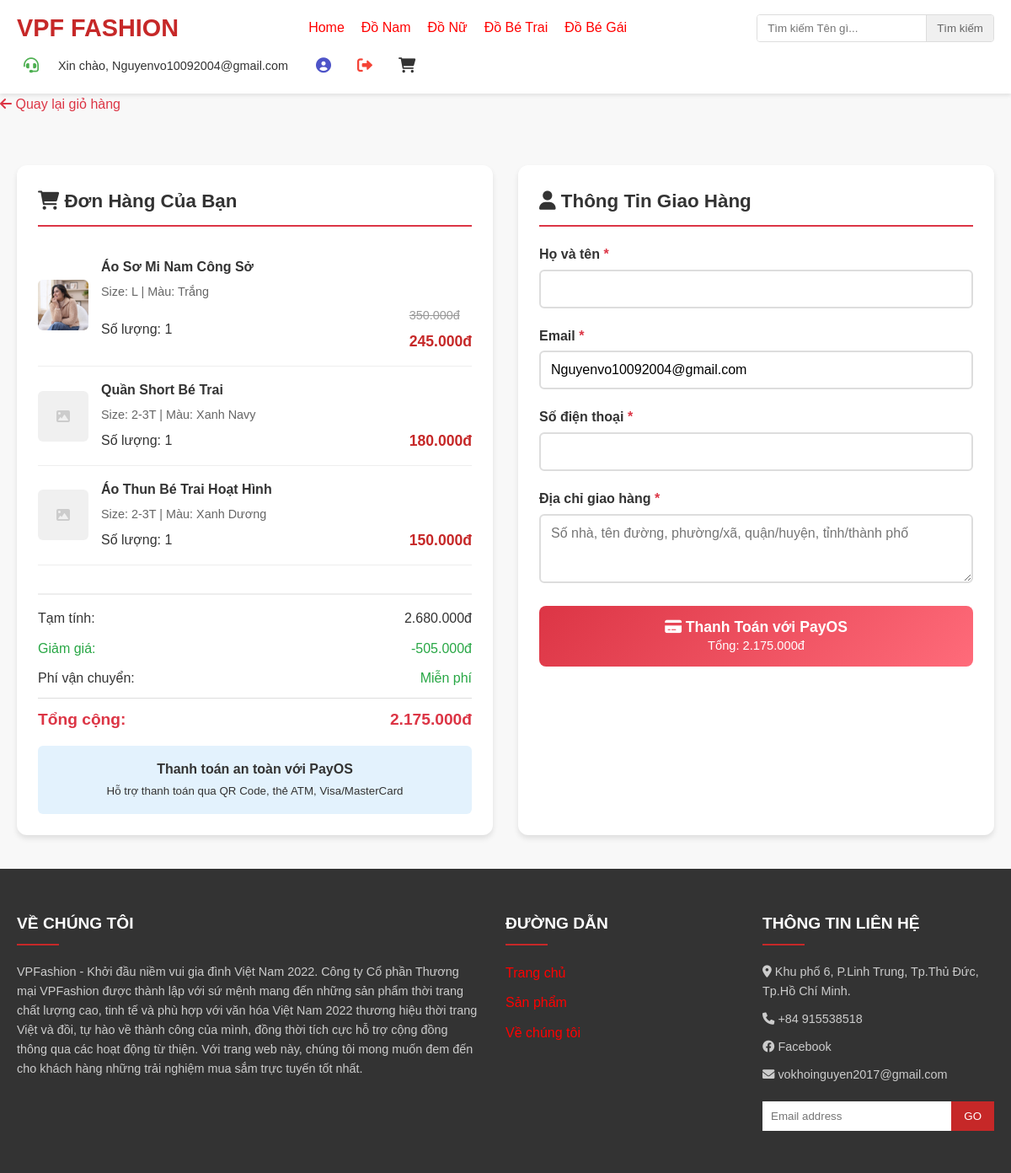
Page /payment/checkout.php (signed in) on the committed database.
### tables this page shows
CREATE TABLE `cart_items` (
  `id` int(11) NOT NULL,
  `cart_id` int(11) NOT NULL,
  `variant_id` int(11) NOT NULL,
  `quantity` int(11) DEFAULT 1,
  `added_at` datetime DEFAULT current_timestamp()
);

CREATE TABLE `products` (
  `id` int(11) NOT NULL,
  `name` varchar(255) NOT NULL,
  `category` varchar(100) DEFAULT NULL,
  `description` text DEFAULT NULL,
  `price` decimal(10,2) NOT NULL,
  `brand` varchar(100) DEFAULT NULL,
  `image` varchar(255) DEFAULT NULL,
  `created_at` datetime DEFAULT current_timestamp(),
  `updated_at` datetime DEFAULT current_timestamp() ON UPDATE current_timestamp()
);

CREATE TABLE `product_variants` (
  `id` int(11) NOT NULL,
  `image` varchar(255) DEFAULT NULL,
  `stock` int(11) DEFAULT 10,
  `size` varchar(50) DEFAULT NULL,
  `color` varchar(50) DEFAULT NULL,
  `created_at` datetime DEFAULT current_timestamp(),
  `updated_at` datetime DEFAULT current_timestamp() ON UPDATE current_timestamp(),
  `product_id` int(11) DEFAULT NULL
);

CREATE TABLE `users` (
  `id` int(11) NOT NULL,
  `email` varchar(50) NOT NULL,
  `password` varchar(255) NOT NULL,
  `timestamp` timestamp NULL DEFAULT current_timestamp(),
  `role` enum('admin','client') NOT NULL DEFAULT 'client',
  `first_name` varchar(100) DEFAULT NULL,
  `last_name` varchar(100) DEFAULT NULL,
  `phone` varchar(20) DEFAULT NULL,
  `address` text DEFAULT NULL
);

### cart/functions.php (called while the page is built, shortened)
<?php
require_once __DIR__ . '/../includes/discount_functions.php';
function getCartIdentifier()
{
    if (isset($_SESSION['user_id'])) {
        return ['type' => 'user', 'id' => $_SESSION['user_id']];
    } else {
        if (!isset($_SESSION['cart_id'])) {
            $_SESSION['cart_id'] = session_id();
        }
        return ['type' => 'session', 'id' => $_SESSION['cart_id']];
    }
}
function getCartItems($pdo)
{
    $cartId = getCartIdentifier();
    if ($cartId['type'] === 'user') {
        $stmt = $pdo->prepare("
            SELECT ci.*, p.id as product_id, p.name, p.price, p.image, p.category, p.brand,
                   pv.stock, pv.size as variant_size, pv.color as variant_color
            FROM cart_items ci
            JOIN cart c ON ci.cart_id = c.id
            JOIN product_variants pv ON ci.variant_id = pv.id
            JOIN products p ON pv.product_id = p.id
            WHERE c.user_id = ?
            ORDER BY ci.added_at DESC
        ");
        $stmt->execute([$cartId['id']]);
    }
    $cartItems = $stmt->fetchAll();
    foreach ($cartItems as &$item) {
        $discountInfo = calculateDiscountedPrice($pdo, $item['product_id'], $item['price']);
    }
    return $cartItems;
}

### includes/discount_functions.php (called while the page is built, shortened)
<?php
function getProductDiscounts($pdo, $product_id)
{
    $stmt = $pdo->prepare("
        SELECT d.*
        FROM discounts d
        JOIN product_discounts pd ON d.id = pd.discount_id
        WHERE pd.product_id = ?
        AND d.active = 1
        AND d.start_date <= NOW()
        AND d.end_date >= NOW()
        ORDER BY d.discount_percent DESC, d.discount_amount DESC
    ");
    $stmt->execute([$product_id]);
    return $stmt->fetchAll();
}
function calculateDiscountedPrice($pdo, $product_id, $original_price)
{
    $discounts = getProductDiscounts($pdo, $product_id);
    if (empty($discounts)) {
        return [
            'discounted_price' => $original_price,
            'discount_amount' => 0,
            'discount_percent' => 0,
            'has_discount' => false,
            'discount_info' => null
        ];
    }
    $discount = $discounts[0];
    $discountedPrice = $original_price;
    $discountAmount = 0;
    $discountPercent = 0;
    if ($discount['discount_percent']) {
        $discountPercent = $discount['discount_percent'];
        $discountAmount = ($original_price * $discountPercent) / 100;
        $discountedPrice = $original_price - $discountAmount;
    } elseif ($discount['discount_amount']) {
        $discountAmount = min($discount['discount_amount'], $original_price);
        $discountedPrice = $original_price - $discountAmount;
        $discountPercent = ($discountAmount / $original_price) * 100;
    }
    return [
        'discounted_price' => max(0, $discountedPrice),
        'discount_amount' => $discountAmount,
        'discount_percent' => $discountPercent,
        'has_discount' => true,
        'discount_info' => $discount
    ];
}

### payment/checkout.php (the view, shortened to what this page needs)
<?php
require_once '../includes/db.php';
require_once '../cart/functions.php';
$cartItems = getCartItems($pdo);
$subtotal = 0;
$totalDiscount = 0;
foreach ($cartItems as $item) {
    $originalPrice = $item['price'] * $item['quantity'];
    $discountedPrice = $item['final_price'] * $item['quantity'];
    $subtotal += $originalPrice;
    $totalDiscount += ($originalPrice - $discountedPrice);
}
$total = $subtotal - $totalDiscount;
$stmt = $pdo->prepare("SELECT email, first_name, last_name, phone, address FROM users WHERE id = ?");
$stmt->execute([$_SESSION['user_id']]);
$user = $stmt->fetch();
?>
<!DOCTYPE html>
<html lang="vi">
<head>
    <link rel="stylesheet" href="/FirstWebsite/style.css">
    <link rel="stylesheet" href="https://cdnjs.cloudflare.com/ajax/libs/font-awesome/6.0.0-beta3/css/all.min.css">
</head>
<body>
    <?php include '../includes/header.php'; ?>
    <div class="container">
        <a href="/FirstWebsite/cart/index.php" class="back-to-cart">
            <i class="fas fa-arrow-left"></i> Quay lại giỏ hàng
        </a>
        <div class="checkout-container">
            <div class="checkout-section">
                <h2 class="section-title">
                    <i class="fas fa-shopping-cart"></i> Đơn Hàng Của Bạn
                </h2>
                <div class="order-summary">
                    <?php foreach ($cartItems as $item): ?>
                        <div class="order-item">
                            <?php if (!empty($item['image'])): ?>
                                <img src="/FirstWebsite/assets/images/<?= htmlspecialchars($item['image']) ?>"
                                    alt="<?= htmlspecialchars($item['name']) ?>" class="item-image">
                            <?php else: ?>
                                <div class="item-image" style="background: #f0f0f0; display: flex; align-items: center; justify-content: center;">
                                    <i class="fas fa-image" style="color: #ccc;"></i>
                                </div>
                            <?php endif; ?>
                            <div class="item-details">
                                <div class="item-name"><?= htmlspecialchars($item['name']) ?></div>
                                <?php if (!empty($item['variant_size']) || !empty($item['variant_color'])): ?>
                                    <div class="item-variant">
                                        <?php if (!empty($item['variant_size'])): ?>
                                            Size: <?= htmlspecialchars($item['variant_size']) ?>
                                        <?php endif; ?>
                                        <?php if (!empty($item['variant_color'])): ?>
                                            <?= !empty($item['variant_size']) ? ' | ' : '' ?>
                                            Màu: <?= htmlspecialchars($item['variant_color']) ?>
                                        <?php endif; ?>
                                    </div>
                                <?php endif; ?>
                                <div class="item-pricing">
                                    <span>Số lượng: <?= $item['quantity'] ?></span>
                                    <div>
                                        <?php if ($item['discount_info']['has_discount']): ?>
                                            <span class="original-price">
                                                <?= number_format($item['price'] * $item['quantity'], 0, ',', '.') ?>đ
                                            </span>
                                            <span class="discounted-price">
                                                <?= number_format($item['final_price'] * $item['quantity'], 0, ',', '.') ?>đ
                                            </span>
                                        <?php else: ?>
                                            <span class="discounted-price">
                                                <?= number_format($item['final_price'] * $item['quantity'], 0, ',', '.') ?>đ
                                            </span>
                                        <?php endif; ?>
                                    </div>
                                </div>
                            </div>
                        </div>
                    <?php endforeach; ?>
                </div>
                <div class="pricing-summary">
                    <div class="pricing-row">
                        <span>Tạm tính:</span>
                        <span><?= number_format($subtotal, 0, ',', '.') ?>đ</span>
                    </div>
                    <?php if ($totalDiscount > 0): ?>
                        <div class="pricing-row" style="color: #28a745;">
                            <span>Giảm giá:</span>
                            <span>-<?= number_format($totalDiscount, 0, ',', '.') ?>đ</span>
                        </div>
                    <?php endif; ?>
                    <div class="pricing-row">
                        <span>Phí vận chuyển:</span>
                        <span style="color: #28a745;">Miễn phí</span>
                    </div>
                    <div class="pricing-row total-row">
                        <span>Tổng cộng:</span>
                        <span><?= number_format($total, 0, ',', '.') ?>đ</span>
                    </div>
                </div>
                <div class="payos-info">
                    <p><strong>Thanh toán an toàn với PayOS</strong></p>
                    <small>Hỗ trợ thanh toán qua QR Code, thẻ ATM, Visa/MasterCard</small>
                </div>
            </div>
            <div class="checkout-section">
                <h2 class="section-title">
                    <i class="fas fa-user"></i> Thông Tin Giao Hàng
                </h2>
                <form method="POST">
                    <div class="form-group">
                        <label for="customer_name">Họ và tên <span class="required">*</span></label>
                        <input type="text" id="customer_name" name="customer_name" required
                            value="<?= htmlspecialchars($user['first_name'] . ' ' . $user['last_name']) ?>">
                    </div>
                    <div class="form-group">
                        <label for="customer_email">Email <span class="required">*</span></label>
                        <input type="email" id="customer_email" name="customer_email" required
                            value="<?= htmlspecialchars($user['email']) ?>">
                    </div>
                    <div class="form-group">
                        <label for="customer_phone">Số điện thoại <span class="required">*</span></label>
                        <input type="tel" id="customer_phone" name="customer_phone" required
                            value="<?= htmlspecialchars($user['phone'] ?? '') ?>">
                    </div>
                    <div class="form-group">
                        <label for="customer_address">Địa chỉ giao hàng <span class="required">*</span></label>
                        <textarea id="customer_address" name="customer_address" rows="3" required
                            placeholder="Số nhà, tên đường, phường/xã, quận/huyện, tỉnh/thành phố"><?= htmlspecialchars($user['address'] ?? '') ?></textarea>
                    </div>
                    <button type="submit" class="checkout-btn">
                        <i class="fas fa-credit-card"></i> Thanh Toán với PayOS
                        <br><small style="font-weight: normal;">Tổng: <?= number_format($total, 0, ',', '.') ?>đ</small>
                    </button>
                </form>
            </div>
        </div>
    </div>
</body>
</html>

### style.css (style rules this page uses)
body { font-family: Arial, sans-serif; margin: 0; padding: 0; }

### assets/css/style.css (style rules this page uses)
* { margin: 0; padding: 0; box-sizing: border-box; font-family: Arial, sans-serif; }
body { background-color: #f8f8f8; align-items: center; justify-self: center; color: #333; line-height: 1.6; }
a { text-decoration: none; color: red; }
ul { list-style: none; }
img { max-width: 100%; height: auto; }
button { cursor: pointer; border: none; outline: none; }
.original-price { color: #999; text-decoration: line-through; font-size: 0.9rem; margin-bottom: 5px; display: block; }
.discounted-price { color: #c62828; font-weight: bold; font-size: 1.1rem; display: block; }
footer { background-color: #333; color: #fff; padding: 50px 0; }
.footer-container { max-width: 1200px; margin: 0 auto; padding: 0 20px; display: grid; grid-template-columns: 2fr 1fr 1fr; gap: 30px; }
.footer-column h3 { font-size: 1.2rem; margin-bottom: 20px; position: relative; padding-bottom: 10px; }
.footer-column h3::after { content: ''; position: absolute; bottom: 0; left: 0; width: 50px; height: 2px; background-color: #c62828; }
.footer-column p { margin-bottom: 10px; font-size: 0.9rem; color: #ccc; }
.footer-column ul li { margin-bottom: 10px; }
.newsletter { display: flex; margin-top: 20px; }
.newsletter input { padding: 10px; border: none; outline: none; flex: 1; }
.newsletter button { background-color: #c62828; color: #fff; padding: 10px 15px; }

### payment/checkout.php (style rules this page uses)
.checkout-container { max-width: 1200px; margin: 20px auto; padding: 20px; display: grid; grid-template-columns: 1fr 1fr; gap: 30px; }
.checkout-section { background: white; padding: 25px; border-radius: 12px; box-shadow: 0 4px 6px rgba(0, 0, 0, 0.1); }
.section-title { font-size: 1.4em; font-weight: bold; margin-bottom: 20px; color: #333; border-bottom: 2px solid #dc3545; padding-bottom: 10px; }
.order-summary { max-height: 400px; overflow-y: auto; }
.order-item { display: flex; align-items: center; padding: 15px 0; border-bottom: 1px solid #eee; }
.order-item:last-child { border-bottom: none; }
.item-image { width: 60px; height: 60px; object-fit: cover; border-radius: 6px; margin-right: 15px; }
.item-details { flex: 1; }
.item-name { font-weight: 600; margin-bottom: 5px; }
.item-variant { font-size: 0.9em; color: #666; margin-bottom: 5px; }
.item-pricing { display: flex; justify-content: space-between; align-items: center; }
.original-price { text-decoration: line-through; color: #999; font-size: 0.9em; }
.discounted-price { color: #dc3545; font-weight: 600; }
.pricing-summary { border-top: 2px solid #eee; padding-top: 15px; margin-top: 15px; }
.pricing-row { display: flex; justify-content: space-between; margin-bottom: 10px; }
.total-row { font-size: 1.2em; font-weight: bold; color: #dc3545; border-top: 1px solid #ddd; padding-top: 10px; }
.form-group { margin-bottom: 20px; }
.form-group label { display: block; margin-bottom: 5px; font-weight: 600; color: #333; }
.form-group input, .form-group textarea { width: 100%; padding: 12px; border: 2px solid #ddd; border-radius: 6px; font-size: 16px; transition: border-color 0.3s; }
.required { color: #dc3545; }
.checkout-btn { width: 100%; padding: 15px; background: linear-gradient(135deg, #dc3545 0%, #ff6b7a 100%); color: white; border: none; border-radius: 8px; font-size: 1.1em; font-weight: 600; cursor: pointer; transition: transform 0.3s, box-shadow 0.3s; }
.back-to-cart { display: inline-block; margin-bottom: 20px; color: #dc3545; text-decoration: none; font-weight: 500; }
.payos-info { background: #e3f2fd; padding: 15px; border-radius: 6px; margin-top: 15px; text-align: center; }

### rows in the picture
cart_items: products.image (picture), products.name "Áo Sơ Mi Nam Công Sở", variant.size "L", variant.color "Trắng", quantity "1", $item['price']*$item['quantity'] "350.000", $item['final_price']*$item['quantity'] "245.000"
cart_items: products.name "Quần Short Bé Trai", variant.size "2-3T", variant.color "Xanh Navy", quantity "1", $item['final_price']*$item['quantity'] "180.000"
cart_items: products.name "Áo Thun Bé Trai Hoạt Hình", variant.size "2-3T", variant.color "Xanh Dương", quantity "1", $item['final_price']*$item['quantity'] "150.000"
users: customer_email "Nguyenvo10092004@gmail.com"

### other values in the picture
$_SESSION['email'] "Nguyenvo10092004@gmail.com"
$subtotal "2.680.000"
$totalDiscount "505.000"
$total "2.175.000"
